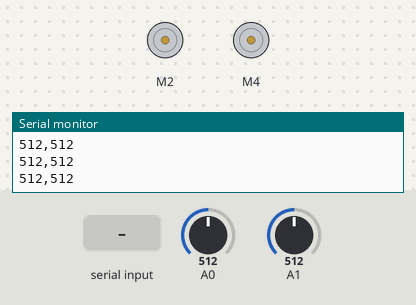
Recording of a sketch running on a simulated Arduino Uno, built with avr-gcc and run on an emulated ATmega328P. On the bench: 2 × DC motor (green arrow = forward, orange = backward, longer = faster), the last lines printed to the serial monitor. The inputs (shaded band) are chosen by the test bench; at power-on: A0 = 512, A1 = 512.

Above: at 1.2 s.
1.3 s: "90,45\n" received over Serial
At 2.9 s:
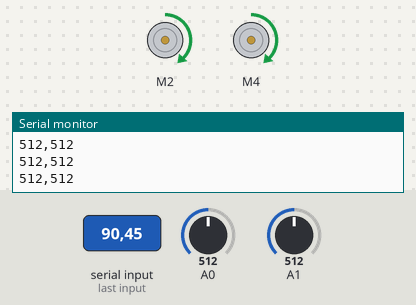
3.8 s: A0 set to 961
5.3 s: A0 set to 994
At 6.5 s:
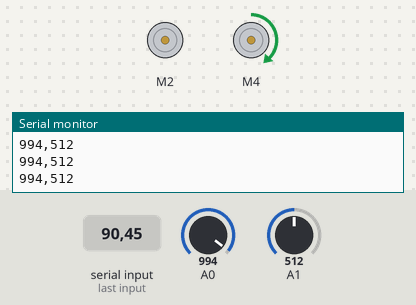
6.8 s: A1 set to 971
8.3 s: A1 set to 995
At 8.8 s:
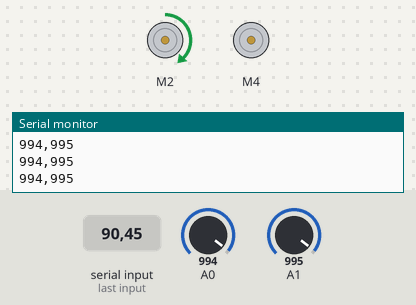
9.8 s: "30,150\n" received over Serial
At 11.8 s:
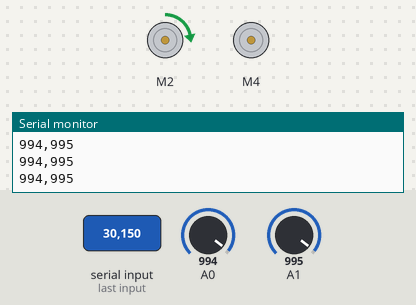
Timing chart, 0 to 13.3 s (numbered marks = the images above; inputs shaded):
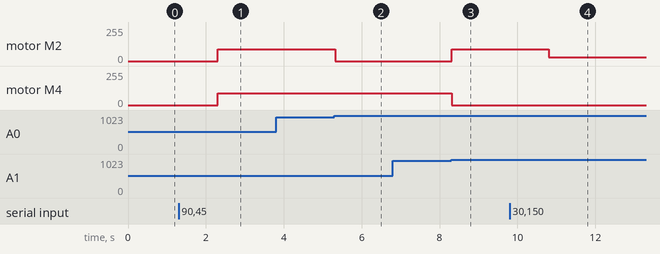

The sketch:

POE_lab_3.ino
```cpp
// Code for POE Lab 3: a line-following robot.
// By @arwensadler


// Setting up the motors:
#include <Wire.h>
#include <Adafruit_MotorShield.h>
#include "utility/Adafruit_MS_PWMServoDriver.h"

Adafruit_MotorShield AFMS = Adafruit_MotorShield();

Adafruit_DCMotor *myMotorleft = AFMS.getMotor(2);
Adafruit_DCMotor *myMotorright = AFMS.getMotor(4);


void setup() {

  pinMode(A0, INPUT);
  pinMode(A1, INPUT);


  AFMS.begin();

  Serial.begin(9600);
  Serial.println("<Arduino ready!>");

  myMotorleft->run(FORWARD);
  myMotorright->run(FORWARD);


}


int a = 980; // Left sensor value to indicate if on line or not
int b = 980; // Right ""
int s = 0; // Speed of the motors


void loop() {


  // Setting up the sensors:
  int leftSensor = analogRead(A0);
  int rightSensor = analogRead(A1);

  Serial.print(leftSensor); Serial.print(",");
  Serial.println(rightSensor);


  recInput();


  if (leftSensor < a && rightSensor < b){
    myMotorleft->setSpeed(s);
    myMotorright->setSpeed(s);

  } else if (rightSensor >= b) {
    myMotorleft->setSpeed(s);
    myMotorright->setSpeed(0);

  } else if (leftSensor >= a) {
    myMotorleft->setSpeed(0);
    myMotorright->setSpeed(s);

  }

}


void recInput() {
   if (Serial.available() > 0) {    // is a character available?
      s = Serial.readString().toInt(); // read the number and set it to speed
      Serial.println(s);
    }
}
```

Measured:
- the behaviour switches between 979 and 980 on A0 (found by bisection; images 1 and 2)
- the behaviour switches between 979 and 980 on A1 (found by bisection; images 2 and 3)
- after the input at 1.3 s, motor M2, motor M4: stopped → forward 90/255 after 1.0 s
- after the input at 5.3 s, motor M2: forward 90/255 → stopped at once
- after the input at 8.3 s, motor M2: stopped → forward 90/255 at once; motor M4: forward 90/255 → stopped at once
- after the input at 9.8 s, motor M2: forward 90/255 → forward 30/255 after 1.0 s
